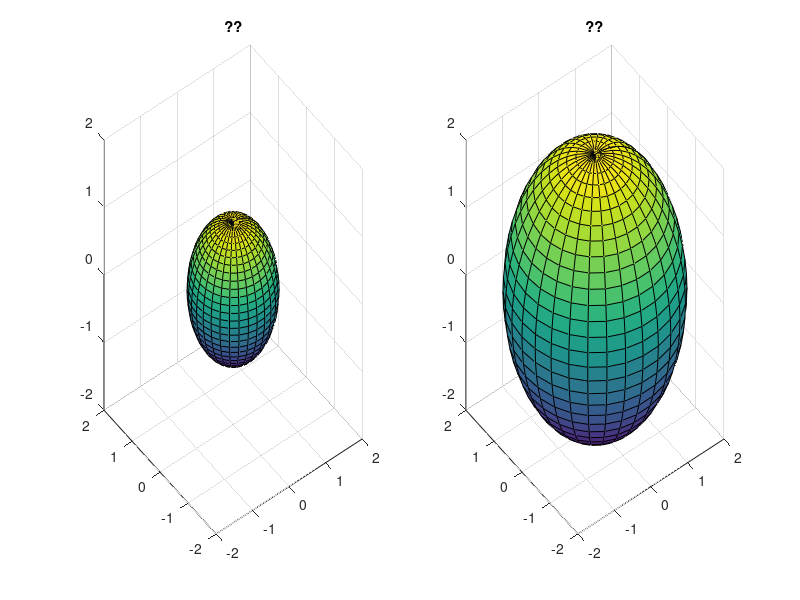

This chart was generated by the following MATLAB code:
v=[-2 2 -2 2 -2 2];
subplot(1,2,1),sphere(30),axis(v);
title("??");
subplot(1,2,2),[x,y,z]=sphere(30);surf(2*x,2*y,2*z);
title("??");